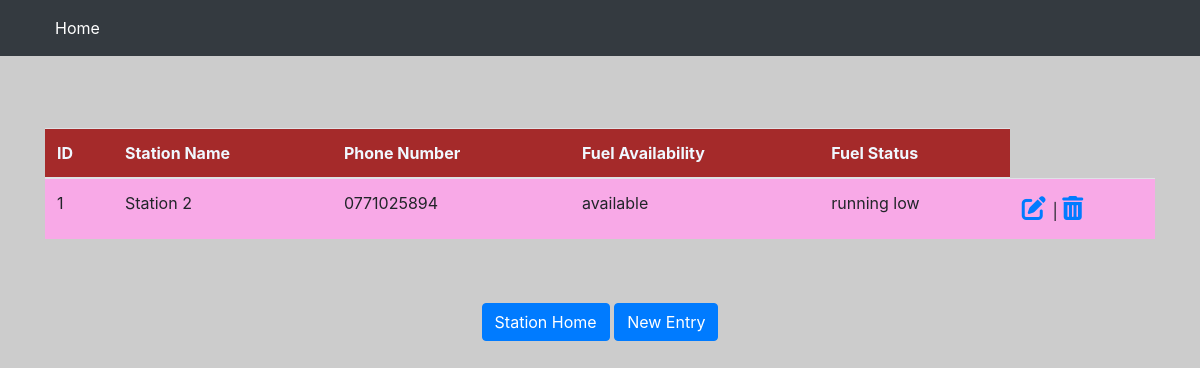
The page /stinfo on the database its author committed.
### website/models.py (models this page shows, shortened)
class FuelInfo(db.Model):  # fuel station status database
    __tablename__ = "fuel"
    id = db.Column(db.Integer, primary_key=True)
    station_name = db.Column(db.String())
    phone = db.Column(db.String())
    fuel_availability = db.Column(db.String())
    status = db.Column(db.String())

### website/views.py (the view)
@views.route('/stinfo')  # display added station data
def retrieveList():
    fuel = FuelInfo.query.all()
    return render_template('stationInfo.html',fuel = fuel)

### website/templates/stationInfo.html (shortened to what this page needs)
{% extends 'base2.html' %}
{% block body %}
<div class="container">
 <table class="table">
     <thead style="background-color: brown;color: aliceblue;">
        <th>ID</th>
        <th>Station Name</th>
        <th>Phone Number</th>
        <th>Fuel Availability</th>
        <th>Fuel Status</th>
    </thead>
   <tbody>
    {% for fuEl in fuel %}
    <tr
    {% if loop.index %2==0 %}
    style="background-color: rgb(255, 217, 247);"
    {% else %}
    style="background-color: rgb(248, 169, 231);"
    {% endif %}
    ><td>{{ loop.index }}</td>
    <td>{{fuEl.station_name}}</td>
    <td>{{fuEl.phone}}</td>
    <td>{{fuEl.fuel_availability}}</td>
    <td>{{fuEl.status}}</td>
    <td> <span style="font-size: 24px;color:green;">
       <a href="/{{fuEl.id}}/edit"> <i class="fas fa-edit"></i></a> </span>
        | <span style="font-size: 24px;color:red;">
          <a href="/{{fuEl.id}}/delete"> <i class="fas fa-trash-alt"></i></a></span></td>
    {% endfor %}
   </tbody>
 </table>
</div><br><br>
<center>
<a href="/station_home"><button type="button"
 class="btn btn-primary btn-md">Station Home</button></a>
 <a href="/stationUpdate"><button type="button"
  class="btn btn-primary btn-md">New Entry</button></a>
</center>
{% endblock %}

### website/templates/base2.html (style rules this page uses)
body { background-image: url("https://img.freepik.com/free-photo/abstract-smooth-empty-grey-studio-well-use-as-background-business-report-digital-website-template-backdrop_1258-55967.jpg?w=2000"); background-color: #cccccc; }

### rows shown on the page
FuelInfo: station_name "Station 2", phone "0771025894", fuel_availability "available", status "running low"
